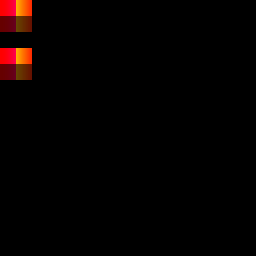

The image is a tile-based game level rendered from a .tmx file. Its description and complete source (layers, tilesets, objects, tile grids) follow:
An orthogonal 16x16 tile map with 16x16 px tiles, 1 tile layer (Tile Layer 1), 2 tilesets.

<map version="1.10" tiledversion="1.10.0" orientation="orthogonal" renderorder="right-down" width="16" height="16" tilewidth="16" tileheight="16" infinite="0" nextlayerid="2" nextobjectid="1">
 <tileset firstgid="1" name="with_offset" tilewidth="16" tileheight="16" spacing="1" margin="1" tilecount="30" columns="15">
  <image source="with_offset.png" width="256" height="35" />
 </tileset>
 <tileset firstgid="31" name="no_offset" tilewidth="16" tileheight="16" spacing="1" tilecount="30" columns="15">
  <image source="no_offset.png" width="254" height="33" />
 </tileset>
 <layer id="1" name="Tile Layer 1" width="16" height="16">
  <data encoding="csv">
1,15,0,0,0,0,0,0,0,0,0,0,0,0,0,0,
16,30,0,0,0,0,0,0,0,0,0,0,0,0,0,0,
0,0,0,0,0,0,0,0,0,0,0,0,0,0,0,0,
31,45,0,0,0,0,0,0,0,0,0,0,0,0,0,0,
46,60,0,0,0,0,0,0,0,0,0,0,0,0,0,0,
0,0,0,0,0,0,0,0,0,0,0,0,0,0,0,0,
0,0,0,0,0,0,0,0,0,0,0,0,0,0,0,0,
0,0,0,0,0,0,0,0,0,0,0,0,0,0,0,0,
0,0,0,0,0,0,0,0,0,0,0,0,0,0,0,0,
0,0,0,0,0,0,0,0,0,0,0,0,0,0,0,0,
0,0,0,0,0,0,0,0,0,0,0,0,0,0,0,0,
0,0,0,0,0,0,0,0,0,0,0,0,0,0,0,0,
0,0,0,0,0,0,0,0,0,0,0,0,0,0,0,0,
0,0,0,0,0,0,0,0,0,0,0,0,0,0,0,0,
0,0,0,0,0,0,0,0,0,0,0,0,0,0,0,0,
0,0,0,0,0,0,0,0,0,0,0,0,0,0,0,0
</data>
 </layer>
</map>
